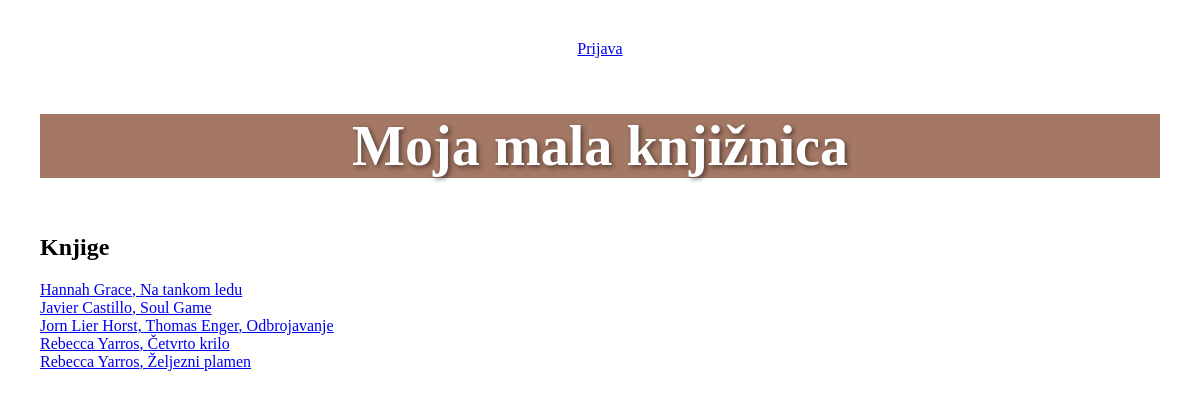
The page / on the database its author committed.
### tables this page shows
CREATE TABLE `knjige`  (
  `id` int NOT NULL AUTO_INCREMENT,
  `autor` varchar(200) NULL DEFAULT NULL,
  `naslov` varchar(200) NULL DEFAULT NULL,
  `sazetak` text NULL,
  `protagonist` varchar(200) NULL DEFAULT NULL,
  `broj_stranica` int NULL DEFAULT NULL,
  `status` int NOT NULL DEFAULT 0,
  `godina_izdavanja` varchar(4) NULL DEFAULT NULL,

  PRIMARY KEY (`id`) USING BTREE
);

### index.php (the view, shortened to what this page needs)
<div class="row medium-10 large-8 columns">
<h2>Knjige</h2>
</div>
<table width="100%">
<?php
include("pdo.php");
$upit=$db->query("SELECT * FROM knjige order by autor");
$rez=$upit->fetchAll();
foreach($rez as $knjiga){
    echo "<div class=\"row medium-10 large-8 columns\">
<a href=\"knjiga.php?id=" . $knjiga["id"] . "\">" . $knjiga["autor"] . ", " . $knjiga["naslov"] . "</a></div>";
}
?>

### rows shown on the page
knjige: autor "Hannah Grace", naslov "Na tankom ledu"
knjige: autor "Javier Castillo", naslov "Soul Game"
knjige: autor "Jorn Lier Horst, Thomas Enger", naslov "Odbrojavanje"
knjige: autor "Rebecca Yarros", naslov "Četvrto krilo"
knjige: autor "Rebecca Yarros", naslov "Željezni plamen"
